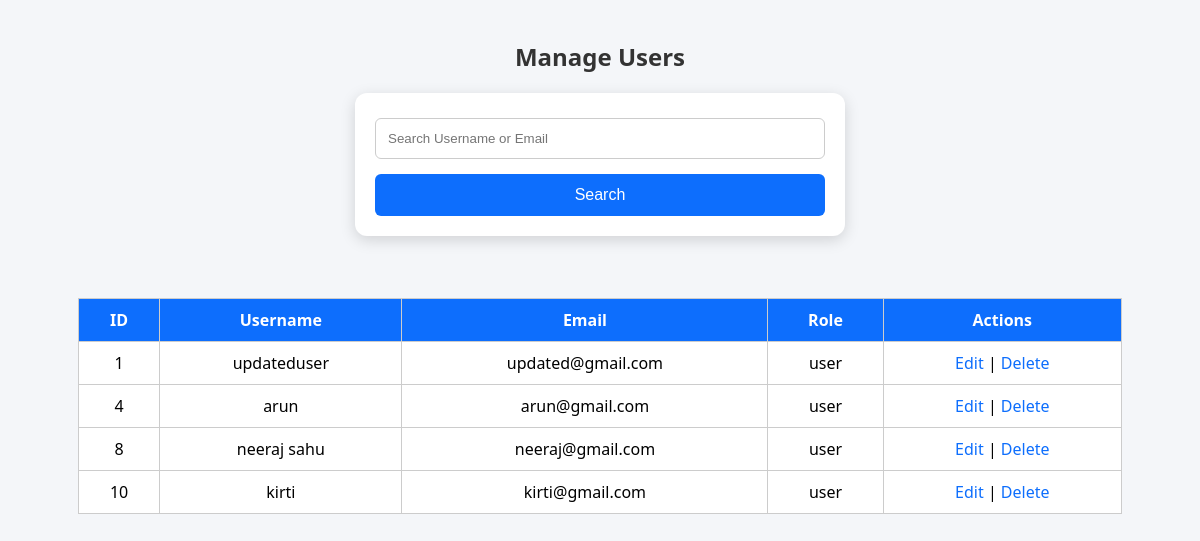
Before: /admin/users with the older database file.
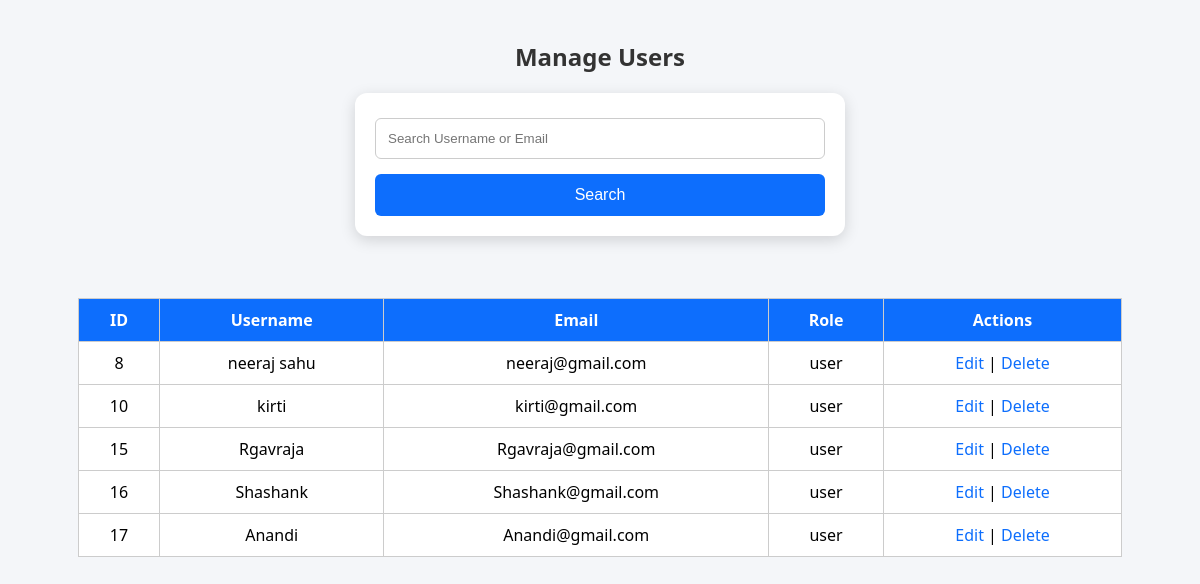
After: the same page with the newer database file.
### models.py (models this page shows)
class User(UserMixin,db.Model):
    __tablename__ = "users"
    id = db.Column(db.Integer, primary_key=True)
    username = db.Column(db.String(100), unique=True, nullable=False)
    email = db.Column(db.String(150), unique=True, nullable=False)
    password = db.Column(db.String(255), nullable=False)
    role = db.Column(db.String(20), nullable=False)
    is_active = db.Column(db.Boolean, default=True)
    is_blacklisted = db.Column(db.Boolean, default=False)
    created_at = db.Column(
        db.DateTime,
        default=datetime.utcnow
    )
    bookings = db.relationship(
        "Booking",
        backref="user",
        lazy=True,
        cascade="all, delete-orphan"
    )
    staff_profile = db.relationship(
        "StaffProfile",
        backref="user",
        uselist=False
    )

### app.py (the view)
@app.route("/admin/users")
def manage_users():
    search = request.args.get("search")
    users = User.query.filter_by(role="user")
    if search:
        users = users.filter(
            (User.username.contains(search)) |
            (User.email.contains(search))
        )
    users = users.all()
    return render_template(
        "manage_users.html",
        users=users
    )

### templates/manage_users.html (shortened to what this page needs)
<!DOCTYPE html>
<html>
<head>
    <link rel="stylesheet"
          href="{{ url_for('static', filename='css/style.css') }}">
</head>
<body>
    <h2>Manage Users</h2>
    <form method="GET">
        <input
            type="text"
            name="search"
            placeholder="Search Username or Email">
        <button type="submit">
            Search
        </button>
    </form>
    <br>
    <table>
        <tr>
            <th>ID</th>
            <th>Username</th>
            <th>Email</th>
            <th>Role</th>
            <th>Actions</th>
        </tr>
        {% for user in users %}
        <tr>
            <td>{{ user.id }}</td>
            <td>{{ user.username }}</td>
            <td>{{ user.email }}</td>
            <td>{{ user.role }}</td>
            <td>
                <a href="/edit-user/{{ user.id }}">
                    Edit
                </a>
                |
                <a href="/delete-user/{{ user.id }}">
                    Delete
                </a>
            </td>
        </tr>
        {% endfor %}
    </table>
    <br>
</body>
</html>

Changed rows visible on the page:
removed User: id "1", username "updateduser", email "updated@gmail.com", role "user"
removed User: id "4", username "arun", email "arun@gmail.com", role "user"
added User: id "15", username "Rgavraja", email "Rgavraja@gmail.com", role "user"
added User: id "16", username "Shashank", email "Shashank@gmail.com", role "user"
added User: id "17", username "Anandi", email "Anandi@gmail.com", role "user"
